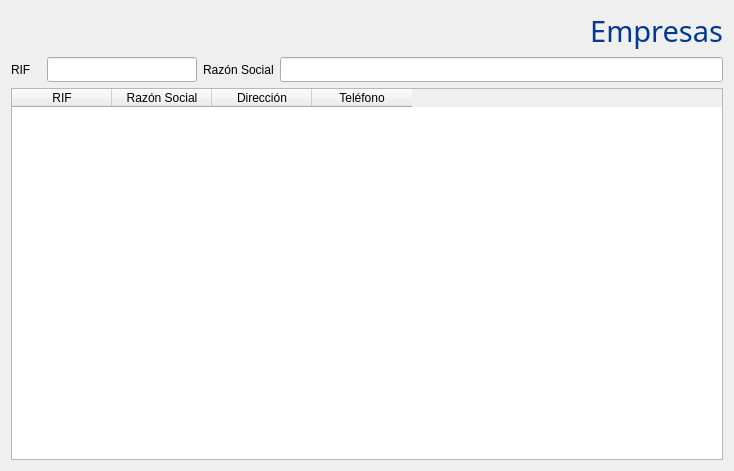
<?xml version="1.0" encoding="UTF-8"?>
<ui version="4.0">
 <class>empresas</class>
 <widget class="QWidget" name="empresas">
  <property name="geometry">
   <rect>
    <x>0</x>
    <y>0</y>
    <width>734</width>
    <height>471</height>
   </rect>
  </property>
  <property name="windowTitle">
   <string>Form</string>
  </property>
  <layout class="QVBoxLayout" name="verticalLayout">
   <item>
    <widget class="QLabel" name="label">
     <property name="font">
      <font>
       <family>Gill Sans MT</family>
       <pointsize>22</pointsize>
       <weight>50</weight>
       <italic>false</italic>
       <bold>false</bold>
      </font>
     </property>
     <property name="styleSheet">
      <string notr="true">font: 22pt &quot;Gill Sans MT&quot;;
color: rgb(00,56,147);</string>
     </property>
     <property name="text">
      <string>Empresas</string>
     </property>
     <property name="alignment">
      <set>Qt::AlignRight|Qt::AlignTrailing|Qt::AlignVCenter</set>
     </property>
    </widget>
   </item>
   <item>
    <layout class="QHBoxLayout" name="horizontalLayout">
     <item>
      <widget class="QLabel" name="label_2">
       <property name="minimumSize">
        <size>
         <width>30</width>
         <height>25</height>
        </size>
       </property>
       <property name="text">
        <string>RIF</string>
       </property>
      </widget>
     </item>
     <item>
      <widget class="QLineEdit" name="lineEdit">
       <property name="minimumSize">
        <size>
         <width>0</width>
         <height>25</height>
        </size>
       </property>
       <property name="maximumSize">
        <size>
         <width>150</width>
         <height>16777215</height>
        </size>
       </property>
      </widget>
     </item>
     <item>
      <widget class="QLabel" name="label_3">
       <property name="minimumSize">
        <size>
         <width>0</width>
         <height>25</height>
        </size>
       </property>
       <property name="text">
        <string>Razón Social</string>
       </property>
      </widget>
     </item>
     <item>
      <widget class="QLineEdit" name="lineEdit_2">
       <property name="minimumSize">
        <size>
         <width>0</width>
         <height>25</height>
        </size>
       </property>
      </widget>
     </item>
    </layout>
   </item>
   <item>
    <widget class="QTableWidget" name="tabla">
     <column>
      <property name="text">
       <string>RIF</string>
      </property>
     </column>
     <column>
      <property name="text">
       <string>Razón Social</string>
      </property>
     </column>
     <column>
      <property name="text">
       <string>Dirección</string>
      </property>
     </column>
     <column>
      <property name="text">
       <string>Teléfono</string>
      </property>
     </column>
    </widget>
   </item>
  </layout>
 </widget>
 <resources/>
 <connections/>
</ui>
